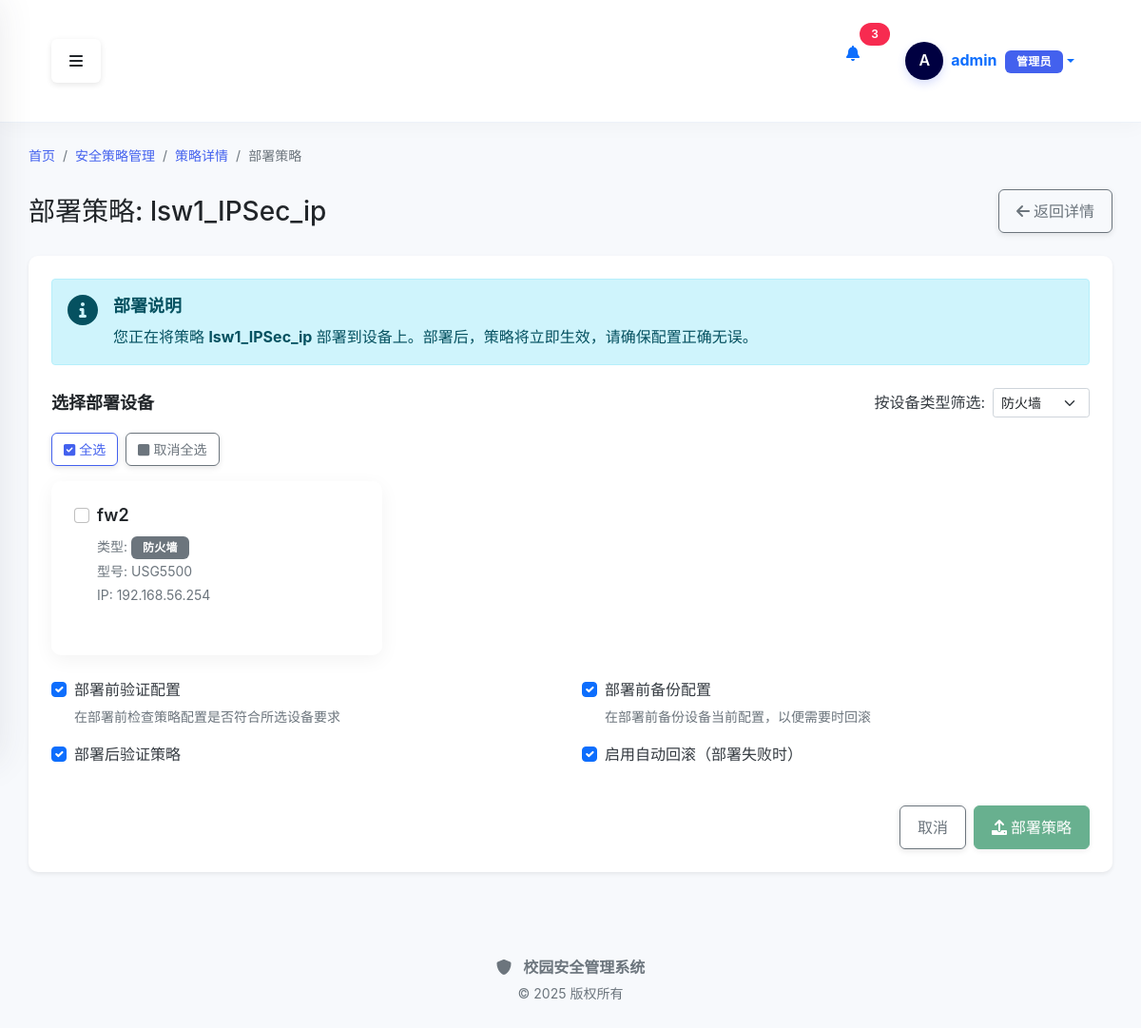
Screenshot of /policy/deploy/2 (signed in) with the database file from the repository.
### src/core/models.py (models this page shows, shortened)
class User(UserMixin, db.Model):
    __tablename__ = 'users'
    id = db.Column(db.Integer, primary_key=True)
    username = db.Column(db.String(64), unique=True, index=True, nullable=False)
    email = db.Column(db.String(120), unique=True, index=True, nullable=False)
    password_hash = db.Column(db.String(128), nullable=False)
    role_id = db.Column(db.Integer, db.ForeignKey('roles.id'))
    is_active = db.Column(db.Boolean, default=True)
    created_at = db.Column(db.DateTime, default=datetime.utcnow)
    updated_at = db.Column(db.DateTime, default=datetime.utcnow, onupdate=datetime.utcnow)
    role = db.relationship('Role', backref='users')
    @property
    def password(self):
        """密码不可读取"""
        raise AttributeError('密码不可读取')

### src/modules/policy/models/policy.py (models this page shows, shortened)
class Policy(db.Model):
    __tablename__ = 'policy'
    id = Column(Integer, primary_key=True)
    name = Column(String(64), nullable=False)
    type = Column(String(32), nullable=False)
    description = Column(Text)
    config = Column(JSON, nullable=False)
    status = Column(String(16), nullable=False, default='draft')
    created_by = Column(Integer, ForeignKey('users.id'), nullable=False)
    created_at = Column(DateTime, nullable=False, default=datetime.utcnow)
    updated_at = Column(DateTime, nullable=False, default=datetime.utcnow, onupdate=datetime.utcnow)
    creator = relationship('User', backref='policies', lazy='select')
    deployments = relationship('PolicyDeployment', backref='policy', cascade='all, delete-orphan')
    audit_logs = relationship('PolicyAuditLog', backref='policy')
    alerts = relationship('PolicyAlert', backref='policy')

### src/models/device.py (models this page shows, shortened)
class Device(BaseModel):
    __tablename__ = 'devices'
    __table_args__ = {'extend_existing': True}  # 确保可以扩展现有表
    id = db.Column(db.Integer, primary_key=True)
    name = db.Column(db.String(100), nullable=False)
    ip_address = db.Column(db.String(20), nullable=False)
    type_id = db.Column(db.Integer, db.ForeignKey('device_types.id'))
    location = db.Column(db.String(100))
    status = db.Column(db.String(20), default='正常')
    serial_number = db.Column(db.String(50), nullable=True)
    firmware_version = db.Column(db.String(50), nullable=True)
    device_code = db.Column(db.String(50), nullable=True, unique=True)
    mac_address = db.Column(db.String(20), nullable=True)
    manufacturer = db.Column(db.String(100), nullable=True)
    model = db.Column(db.String(100), nullable=True)
    purchase_date = db.Column(db.Date, nullable=True)
    warranty_period = db.Column(db.Integer, nullable=True)  # 保修期（月）
    notes = db.Column(db.Text, nullable=True)
    username = db.Column(db.String(50), default='admin', nullable=True)
    password = db.Column(db.String(100), default='admin123', nullable=True)
    port = db.Column(db.Integer, default=22, nullable=True)
    connection_protocol = db.Column(db.String(20), default='ssh', nullable=True)  # ssh, telnet, snmp

class DeviceType(BaseModel):
    __tablename__ = 'device_types'
    id = db.Column(db.Integer, primary_key=True)
    name = db.Column(db.String(50), nullable=False, unique=True)
    description = db.Column(db.String(200))
    devices = db.relationship('Device', backref='type', lazy=True)

### src/modules/policy/routes/policy_view_routes.py (the view, shortened to what this page needs)
@policy_view_bp.route('/deploy/<int:policy_id>', methods=['GET', 'POST'])
@login_required
def deploy(policy_id):
    policy_service = PolicyService()
    deploy_service = PolicyDeployService()
    success, policy = policy_service.get_policy(policy_id)
    if not success:
        flash('策略不存在', 'danger')
        return redirect(url_for('policy_view.index'))
    devices = get_all_devices()
    filtered_devices = []
    all_device_types = set()
    for device in devices:
        if device.type:
            all_device_types.add(device.type.name)
    if policy.type == 'ipsec' or policy.type == 'ipsec_firewall':
        primary_devices = [device for device in devices if device.type and device.type.name == '防火墙']
        other_devices = [device for device in devices if not device.type or device.type.name != '防火墙']
        filtered_devices = primary_devices + other_devices
        if not primary_devices:
            filtered_devices = devices
    else:
        filtered_devices = devices
    return render_template(
        'policy/deploy.html',
        title='部署策略',
        policy=policy,
        devices=filtered_devices,
        all_device_types=all_device_types
    )

### src/modules/policy/templates/policy/deploy.html (shortened to what this page needs)
{% extends "base.html" %}
{% block content %}
<div class="container-fluid">
    <nav aria-label="breadcrumb" class="mb-4">
        <ol class="breadcrumb">
            <li class="breadcrumb-item"><a href="{{ url_for('index') }}">首页</a></li>
            <li class="breadcrumb-item"><a href="{{ url_for('policy_view.index') }}">安全策略管理</a></li>
            <li class="breadcrumb-item"><a href="{{ url_for('policy_view.detail', policy_id=policy.id) }}">策略详情</a></li>
            <li class="breadcrumb-item active" aria-current="page">部署策略</li>
        </ol>
    </nav>
    <div class="d-flex justify-content-between align-items-center mb-4">
        <h1 class="h3 mb-0 text-gray-800">部署策略: {{ policy.name }}</h1>
        <div>
            <a href="{{ url_for('policy_view.detail', policy_id=policy.id) }}" class="btn btn-outline-secondary">
                <i class="fas fa-arrow-left me-1"></i>返回详情
            </a>
        </div>
    </div>
    <div class="card shadow-sm mb-4">
        <div class="card-body">
            <form id="deployForm" method="POST" action="{{ url_for('policy_view.deploy', policy_id=policy.id) }}">
                <div class="alert alert-info mb-4">
                    <div class="d-flex">
                        <div class="me-3">
                            <i class="fas fa-info-circle fa-2x"></i>
                        </div>
                        <div>
                            <h5 class="alert-heading">部署说明</h5>
                            <p class="mb-0">您正在将策略 <strong>{{ policy.name }}</strong> 部署到设备上。部署后，策略将立即生效，请确保配置正确无误。</p>
                        </div>
                    </div>
                </div>
                {% if devices %}
                <div class="d-flex justify-content-between align-items-center mb-3">
                    <h5 class="mb-0">选择部署设备</h5>
                    <div class="d-flex align-items-center">
                        <label class="me-2">按设备类型筛选:</label>
                        <select id="deviceTypeFilter" class="form-select form-select-sm" style="width: auto;">
                            <option value="防火墙" selected>防火墙</option>
                        </select>
                    </div>
                </div>
                <div class="d-flex mb-3">
                    <button type="button" class="btn btn-sm btn-outline-primary me-2" id="selectAllBtn">
                        <i class="fas fa-check-square me-1"></i>全选
                    </button>
                    <button type="button" class="btn btn-sm btn-outline-secondary" id="deselectAllBtn">
                        <i class="fas fa-square me-1"></i>取消全选
                    </button>
                </div>
                <div class="row">
                    {% for device in devices %}
                    <div class="col-md-4 mb-4 device-item" data-device-type="{{ device.type.name if device.type else '未知' }}">
                        <div class="card device-card h-100{% if device.id|string in deployed_device_ids %} deployed{% endif %}" data-device-id="{{ device.id }}">
                            <div class="card-body">
                                <div class="form-check">
                                    <input class="form-check-input device-checkbox" type="checkbox" name="device_ids" value="{{ device.id }}" id="device{{ device.id }}" {% if device.id|string in deployed_device_ids %}checked{% endif %}>
                                    <label class="form-check-label" for="device{{ device.id }}">
                                        <div class="d-flex justify-content-between align-items-center">
                                            <h5 class="card-title mb-0">{{ device.name }}</h5>
                                            <span class="device-status status-{{ device.status|lower }}"></span>
                                        </div>
                                        <p class="card-text text-muted mt-2">
                                            <small>类型: <span class="badge bg-secondary">{{ device.type.name if device.type else '未知' }}</span></small><br>
                                            <small>型号: {{ device.model }}</small><br>
                                            <small>IP: {{ device.ip_address }}</small>
                                        </p>
                                    </label>
                                </div>
                            </div>
                        </div>
                    </div>
                    {% endfor %}
                </div>
                <div class="row mb-4">
                    <div class="col-md-6">
                        <div class="form-check mb-3">
                            <input class="form-check-input" type="checkbox" value="1" id="verifyBeforeDeploy" name="verify_before_deploy" checked>
                            <label class="form-check-label" for="verifyBeforeDeploy">
                                部署前验证配置
                            </label>
                            <div class="form-text">在部署前检查策略配置是否符合所选设备要求</div>
                        </div>
                        <div class="form-check mb-3">
                            <input class="form-check-input" type="checkbox" id="verifyAfterDeploy" name="verify_after_deploy" checked>
                            <label class="form-check-label" for="verifyAfterDeploy">
                                部署后验证策略
                            </label>
                        </div>
                    </div>
                    <div class="col-md-6">
                        <div class="form-check mb-3">
                            <input class="form-check-input" type="checkbox" value="1" id="backupBeforeDeploy" name="backup_before_deploy" checked>
                            <label class="form-check-label" for="backupBeforeDeploy">
                                部署前备份配置
                            </label>
                            <div class="form-text">在部署前备份设备当前配置，以便需要时回滚</div>
                        </div>
                        <div class="form-check mb-3">
                            <input class="form-check-input" type="checkbox" id="enableRollback" name="enable_rollback" checked>
                            <label class="form-check-label" for="enableRollback">
                                启用自动回滚（部署失败时）
                            </label>
                        </div>
                    </div>
                </div>
                <div class="d-flex justify-content-end">
                    <button type="button" class="btn btn-outline-secondary me-2" id="cancelBtn">取消</button>
                    <button type="button" class="btn btn-success" id="confirmBtn" disabled>
                        <i class="fas fa-upload me-1"></i>部署策略
                    </button>
                </div>
                {% else %}
                <div class="alert alert-warning">
                    <i class="fas fa-exclamation-triangle me-2"></i>没有可用的设备，请先添加设备。
                </div>
                {% endif %}
            </form>
        </div>
    </div>
</div>
{% endblock %}

### src/templates/base.html (shortened to what this page needs)
<!DOCTYPE html>
<html lang="zh-CN">
<head>
    <link href="https://cdn.jsdelivr.net/npm/bootstrap@5.1.3/dist/css/bootstrap.min.css" rel="stylesheet">
    <link rel="stylesheet" href="https://cdnjs.cloudflare.com/ajax/libs/font-awesome/6.0.0/css/all.min.css">
    <link rel="stylesheet" href="{{ url_for('static', filename='css/style.css') }}?v={{ range(1, 10000) | random }}">
</head>
<body>
    <div class="d-flex" id="wrapper">
        <div id="page-content-wrapper">
            <nav class="navbar navbar-expand-lg navbar-light top-navbar">
                <div class="container-fluid">
                    <button class="btn" id="menu-toggle" aria-label="切换侧边栏">
                        <i class="fas fa-bars"></i>
                    </button>
                    <div class="d-flex ms-auto">
                        {% if current_user.is_authenticated %}
                        <div class="nav-item dropdown me-3">
                            <a class="nav-link position-relative" href="#" id="notificationsDropdown" role="button" data-bs-toggle="dropdown" aria-expanded="false">
                                <i class="fas fa-bell"></i>
                                <span class="position-absolute top-0 start-100 translate-middle badge rounded-pill bg-danger">
                                    3
                                </span>
                            </a>
                        </div>
                        <div class="nav-item dropdown user-dropdown">
                            <a class="nav-link dropdown-toggle d-flex align-items-center" href="#" id="navbarDropdown" role="button" data-bs-toggle="dropdown" aria-expanded="false">
                                <div class="user-avatar-container me-2">
                                    <div class="user-avatar-circle">
                                        <span class="avatar-text">{{ current_user.username[0]|upper }}</span>
                                    </div>
                                </div>
                                <div class="user-info d-none d-md-block">
                                    <span class="fw-bold">{{ current_user.username }}</span>
                                    <span class="badge bg-primary ms-1">{{ current_user.role or ('管理员' if current_user.is_admin else '用户') }}</span>
                                </div>
                            </a>
                        </div>
                        {% else %}
                        <div class="nav-item">
                            <a class="btn btn-primary btn-sm" href="{{ url_for('auth.login') }}">
                                <i class="fas fa-sign-in-alt me-1"></i>登录
                            </a>
                        </div>
                        {% endif %}
                    </div>
                </div>
            </nav>
            <div class="content-container">
                {% block content %}{% endblock %}
            </div>
            <footer class="footer mt-auto py-3">
                <div class="container-fluid text-center text-muted">
                    <div class="footer-brand mb-1">
                        <i class="fas fa-shield-alt me-2"></i>
                        <span class="fw-bold">校园安全管理系统</span>
                    </div>
                    <p class="small mb-0">© 2025 版权所有</p>
                </div>
            </footer>
        </div>
    </div>
</body>
</html>

### rows the page displays
User: username "A", username "admin", role+is_admin "管理员"
Policy: name "lsw1_IPSec_ip"
Device: name "fw2", type "防火墙", model "USG5500", ip_address "192.168.56.254"
